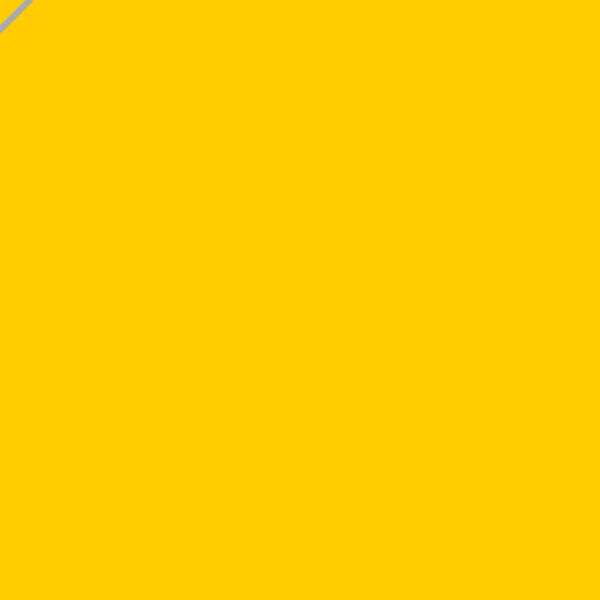
Frame 1 (no input)
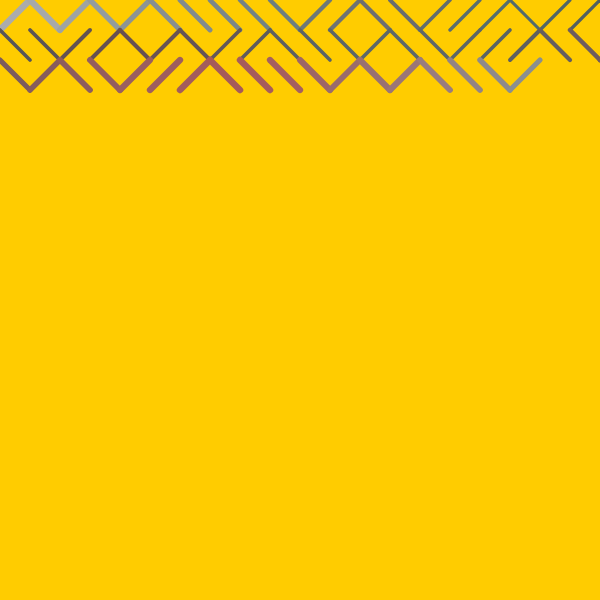
Frame 60 (no input)
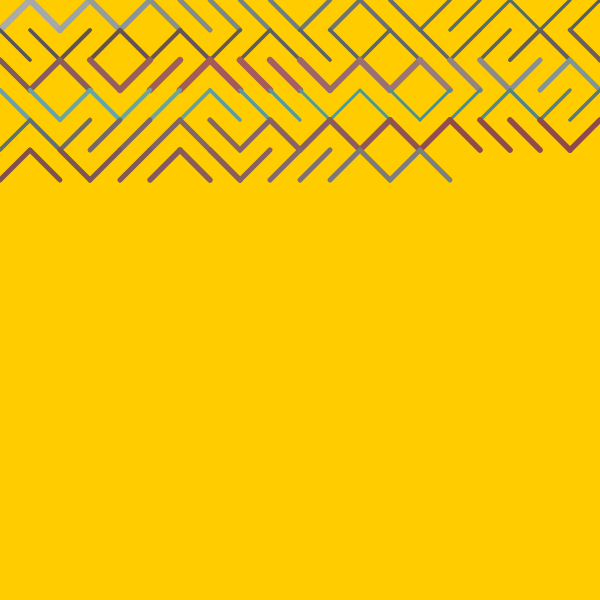
Frame 120 (the mouse pressed at the canvas centre since frame 60)

The p5.js sketch that drew these frames (run headless with seeded random() and noise() and a simulated clock; from frame 60 on, the mouse is pressed at the canvas centre):

// p5.js sketch
// ── sketch.js
let x = 0;
let y = 0;
let spazio = 30;
let incr1 = 0;
let incr2 = 0;
let incr3 = 0;

function setup() {
  createCanvas(600, 600);
  background(255, 204, 0);
}

function draw() {
  
  stroke(map(noise(incr1), 0, 1, 0, 255), 
         map(noise(incr2), 0, 1, 0, 255),
         map(noise(incr3), 0, 1, 0, 255));
  incr1 += 0.03;
  incr2 += 0.03;
  incr3 += 0.03;
  
  strokeWeight(map(noise(incr1), 0, 1, 0, 10));
  incr1 += 0.01;
  
  if (random(1) < 0.5) {
    line(x, y, x + spazio, y + spazio);
  } else {
    line(x, y + spazio, x + spazio, y);
  }
  x = x + spazio;
  if (x > width) {
    x = 0;
    y = y + spazio;
  }
  if (y >= height) {
    y = 0;
    background(255, 204, 0);
  }
}
